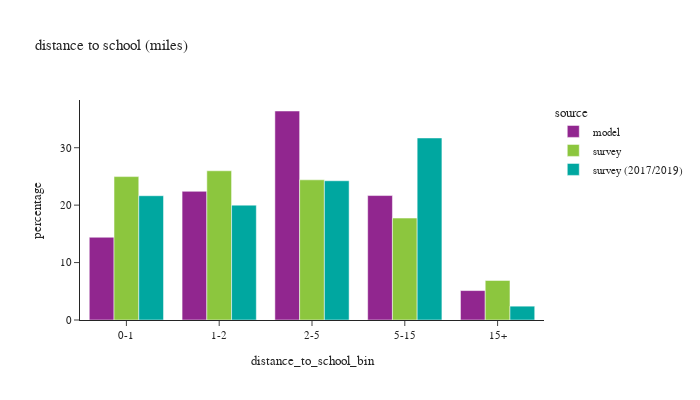

Here is the notebook cell this chart was saved with:
### Code cell
def plot_distance(df:pd.DataFrame, group:str, title_name:str):

    count = df.loc[(df['source']=='model') & (df[group]),['distance_to_school_bin']].value_counts()
    # print(f"model person count =\n"
    #       f"{count.sort_values()}")

    # plot1
    df_plot = df.loc[(df[group]) & (df['distance_to_school_bin'] != float('nan'))].groupby(['source','distance_to_school_bin'])['psexpfac'].sum().reset_index()
    df_plot['percentage'] = df_plot.groupby(['source'], group_keys=False)['psexpfac'].\
            apply(lambda x: 100 * x / float(x.sum()))
    # df_plot
    #
    fig1 = px.bar(df_plot, x='distance_to_school_bin', y="percentage", color="source", barmode="group",
                  title=title_name)
    fig1.for_each_annotation(lambda a: a.update(text = a.text.split("=")[-1]))
    fig1.update_layout(height=400, width=700, font=dict(size=11))
    fig1.show()

    # # plot2
    df_plot = df.loc[(df[group]) & (df['d_school_bin_60mi'].notna())].groupby(['source','d_school_bin_60mi'])['psexpfac'].sum().reset_index()
    df_plot['percentage'] = df_plot.groupby(['source'], group_keys=False)['psexpfac'].\
                apply(lambda x: 100 * x / float(x.sum()))
    # df_plot
    #
    fig2 = px.line(df_plot, x='d_school_bin_60mi', y="percentage", color="source",
                   title=title_name)
    fig2.for_each_annotation(lambda a: a.update(text = a.text.split("=")[-1]))
    fig2.update_layout(height=400, width=700, font=dict(size=11))
    fig2.show()

# distance to work
plot_distance(df_students,'pstyp',"distance to school (miles)")

### Figure 1 — Plotly figure (JSON) as saved in the notebook; plotly's stock layout.template omitted (floating-point values rounded to 4 significant figures)
{"data": [{"alignmentgroup": "True", "hovertemplate": "source=model<br>distance_to_school_bin=%{x}<br>percentage=%{y}<extra></extra>", "legendgroup": "model", "marker": {"color": "#91268F", "pattern": {"shape": ""}}, "name": "model", "offsetgroup": "model", "orientation": "v", "showlegend": true, "textposition": "auto", "type": "bar", "x": ["0-1", "1-2", "2-5", "5-15", "15+"], "xaxis": "x", "y": [14.41, 22.41, 36.39, 21.67, 5.125], "yaxis": "y"}, {"alignmentgroup": "True", "hovertemplate": "source=survey<br>distance_to_school_bin=%{x}<br>percentage=%{y}<extra></extra>", "legendgroup": "survey", "marker": {"color": "#8CC63E", "pattern": {"shape": ""}}, "name": "survey", "offsetgroup": "survey", "orientation": "v", "showlegend": true, "textposition": "auto", "type": "bar", "x": ["0-1", "1-2", "2-5", "5-15", "15+"], "xaxis": "x", "y": [24.97, 25.98, 24.41, 17.75, 6.887], "yaxis": "y"}, {"alignmentgroup": "True", "hovertemplate": "source=survey (2017/2019)<br>distance_to_school_bin=%{x}<br>percentage=%{y}<extra></extra>", "legendgroup": "survey (2017/2019)", "marker": {"color": "#00A7A0", "pattern": {"shape": ""}}, "name": "survey (2017/2019)", "offsetgroup": "survey (2017/2019)", "orientation": "v", "showlegend": true, "textposition": "auto", "type": "bar", "x": ["0-1", "1-2", "2-5", "5-15", "15+"], "xaxis": "x", "y": [21.64, 20.0, 24.25, 31.7, 2.409], "yaxis": "y"}], "layout": {"barmode": "group", "font": {"size": 11}, "height": 400, "legend": {"title": {"text": "source"}, "tracegroupgap": 0}, "title": {"text": "distance to school (miles)"}, "width": 700, "xaxis": {"anchor": "y", "domain": [0.0, 1.0], "title": {"text": "distance_to_school_bin"}}, "yaxis": {"anchor": "x", "domain": [0.0, 1.0], "title": {"text": "percentage"}}}}
